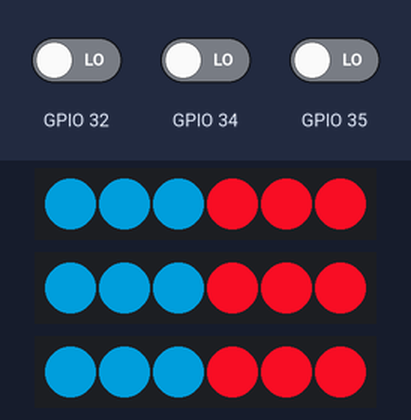
Bench run of a sketch on a simulated ESP32. Shown: 3 × 6 RGB LEDs in strip order, left to right. The test bench sets the inputs (shaded band); at power-on: GPIO 32 LOW, GPIO 34 LOW, GPIO 35 LOW.

Above: at 1.2 s.
1.3 s: GPIO 32 driven HIGH
At 1.31 s:
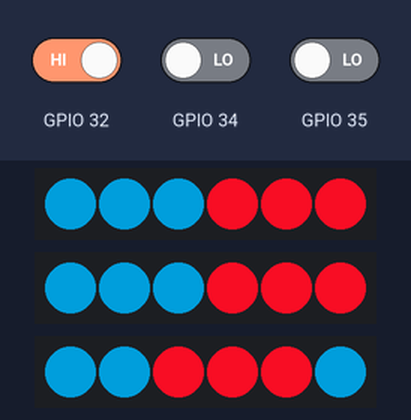
2.8 s: GPIO 34 driven HIGH
At 2.83 s:
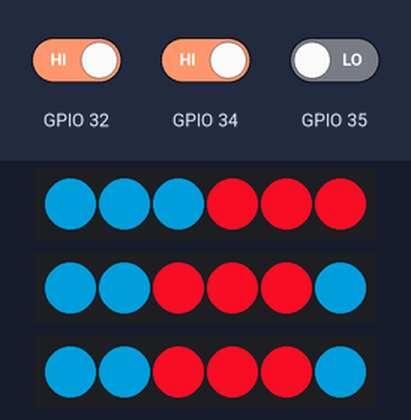
4.3 s: GPIO 35 driven HIGH
At 4.33 s:
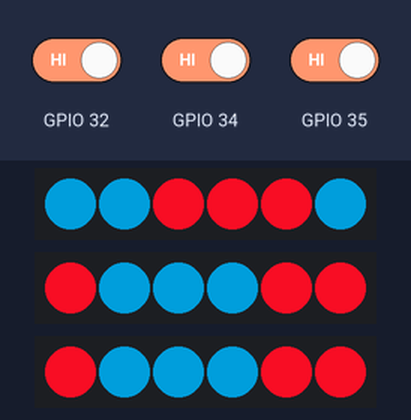
5.8 s: GPIO 32 driven LOW
At 5.83 s:
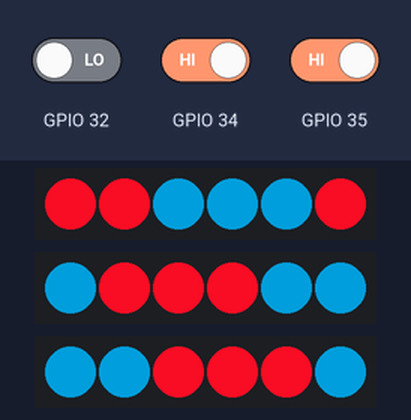
7.3 s: GPIO 34 driven LOW
At 7.32 s:
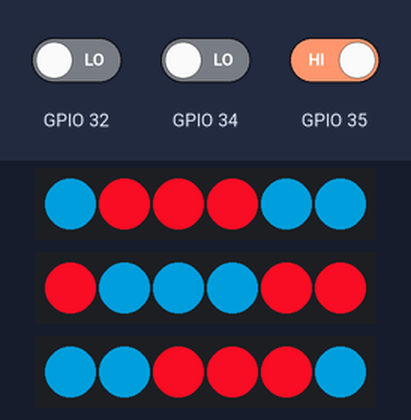
8.8 s: GPIO 32 driven HIGH
At 8.84 s:
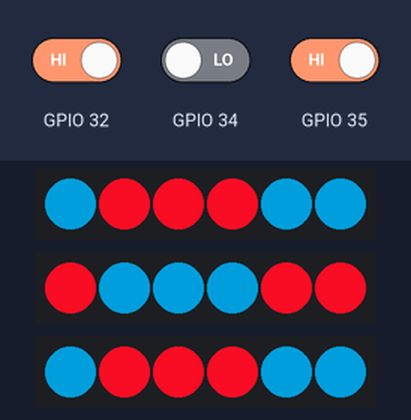
Timing chart, 0 to 11.3 s (numbered marks = the images above; inputs shaded):
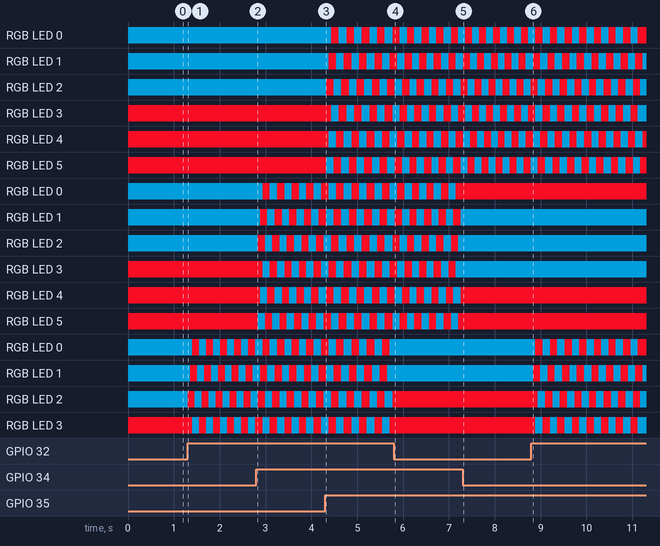

The sketch:

rgb_button_test.ino
```cpp
/*

*/

#include <esp_now.h>
#include <WiFi.h>
#include <FastLED.h>

struct Button {
  CRGB leds[6];
  int inputPin;
  int ledPin;
};

Button buttons[] = {
  {
    {CHSV(140, 255, 255), CHSV(140, 255, 255), CHSV(140, 255, 255), CHSV(247, 200, 255), CHSV(247, 200, 255), CHSV(247, 200, 255)},
    35,
    14
  },
  {
    {CHSV(140, 255, 255), CHSV(140, 255, 255), CHSV(140, 255, 255), CHSV(247, 200, 255), CHSV(247, 200, 255), CHSV(247, 200, 255)},
    34,
    26
  },
  {
    {CHSV(140, 255, 255), CHSV(140, 255, 255), CHSV(140, 255, 255), CHSV(247, 200, 255), CHSV(247, 200, 255), CHSV(247, 200, 255)},
    32,
    12
  }
};
void setup() {
  Serial.begin(115200);
  FastLED.addLeds<WS2811, 14>(buttons[0].leds, 6);
  FastLED.addLeds<WS2811, 26>(buttons[1].leds, 6);
  FastLED.addLeds<WS2811, 12>(buttons[2].leds, 6);
  for (int i = 0; i < 3; i++) {
    pinMode(buttons[i].inputPin, INPUT);
  }
  FastLED.show();

}

int buttonState = 0;
void loop() {
  for (int i = 0; i < 3; i++) {
    buttonState = digitalRead(buttons[i].inputPin);
    if (buttonState == HIGH) {
      CRGB temp = buttons[i].leds[0];
      for (int j = 0; j < 5; j++) {
        buttons[i].leds[j] = buttons[i].leds[j + 1];
      }
      buttons[i].leds[5] = temp;
      FastLED.show();
    }
  }
  delay(50);
}
```

Measured:
- after the input at 1.3 s, RGB LED 0: alternates RGB(232, 12, 34) for 0.15 s and RGB(0, 107, 149) for 0.15 s, starting after 0.11 s; RGB LED 1: alternates RGB(232, 12, 34) for 0.15 s and RGB(0, 107, 149) for 0.15 s, starting after 0.06 s
